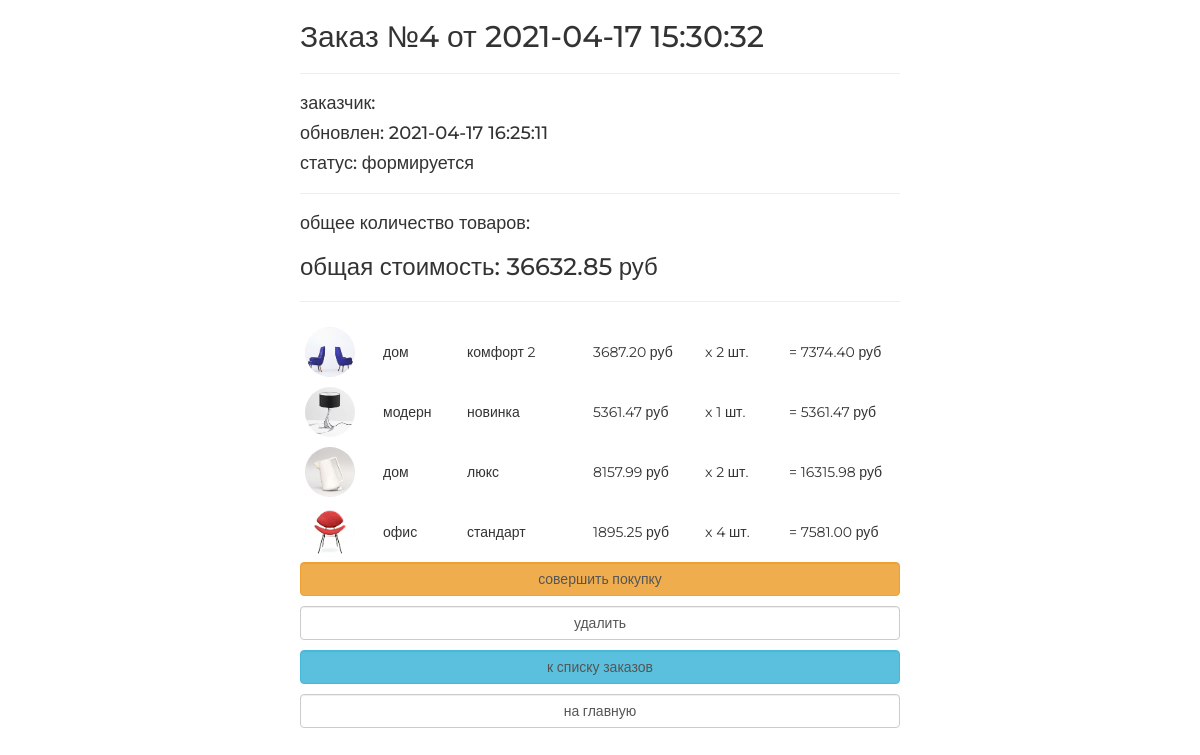
Before: /order/read/4/ with the older database file.
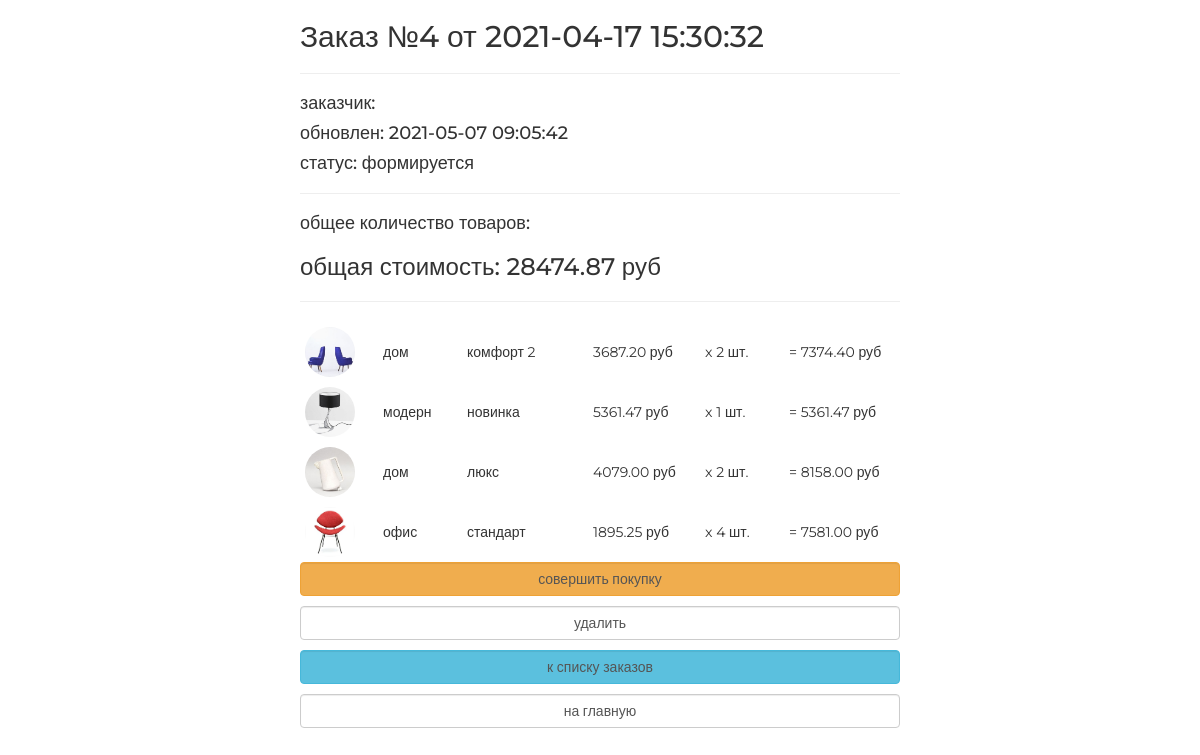
After: the same page with the newer database file.
### ordersapp/models.py (models this page shows, shortened)
class Order(models.Model):
    FORMING = 'FM'
    SENT_TO_PROCEED = 'STP'
    PROCEEDED = 'PRD'
    PAID = 'PD'
    READY = 'RDY'
    CANCEL = 'CNC'
    ORDER_STATUS_CHOICES = (
        (FORMING, 'формируется'),
        (SENT_TO_PROCEED, 'отправлен в обработку'),
        (PAID, 'оплачен'),
        (PROCEEDED, 'обрабатывается'),
        (READY, 'готов к выдаче'),
        (CANCEL, 'отменен'),
    )
    user = models.ForeignKey(settings.AUTH_USER_MODEL, on_delete=models.CASCADE)
    created = models.DateTimeField(verbose_name='создан', auto_now_add=True)
    updated = models.DateTimeField(verbose_name='изменён', auto_now=True)
    status = models.CharField(verbose_name='статус', max_length=3, choices=ORDER_STATUS_CHOICES, default=FORMING)
    is_active = models.BooleanField(db_index=True, verbose_name='активен', default=True)
    class Meta:
        ordering = ('-created',)
        verbose_name = 'заказ'
        verbose_name_plural = 'заказы'
    def get_summary(self):
        items = self.orderitems.select_related()
        return {
            'total_cost': sum(list(map(lambda x: x.quantity * x.product.price, items))),
            'total_quantity': sum(list(map(lambda x: x.quantity, items)))
        }

class OrderItem(models.Model):
    order = models.ForeignKey(Order, related_name="orderitems", on_delete=models.CASCADE)
    product = models.ForeignKey(Product, verbose_name='продукт', on_delete=models.CASCADE)
    quantity = models.PositiveIntegerField(verbose_name='количество', default=0)
    def get_product_cost(self):
        return self.product.price * self.quantity

### mainapp/models.py (models this page shows, shortened)
class Product(models.Model):
    category = models.ForeignKey(ProductCategory, on_delete=models.CASCADE)
    name = models.CharField(max_length=128, verbose_name='имя')
    image = models.ImageField(upload_to='products_images', blank=True)
    short_desc = models.CharField(max_length=64, verbose_name='краткое описание', blank=True)
    description = models.TextField(blank=True, verbose_name='описание')
    price = models.DecimalField(verbose_name='цена', max_digits=8, decimal_places=2, default=0)
    quantity = models.PositiveSmallIntegerField(verbose_name='количество на складе', default=0)
    is_active = models.BooleanField(db_index=True, verbose_name='активность', default=True)

class ProductCategory(models.Model):
    name = models.CharField(max_length=64, unique=True, verbose_name='имя')
    description = models.TextField(verbose_name='описание', blank=True)
    is_active = models.BooleanField(db_index=True, verbose_name='активность', default=True)

### ordersapp/views.py (the view)
# urls.py: path('read/<int:pk>/', ordersapp.OrderDetailView.as_view(), name='orders_detail'),
class OrderDetailView(DetailView):
    model = Order
    def get_context_data(self, **kwargs):
        context = super().get_context_data(**kwargs)
        context['title'] = 'заказ/просмотр'
        return context

### adminapp/templatetags/my_tags.py (called while the page is built)
def media_folder_products(path_to_image):
    if not path_to_image:
        path_to_image = 'products_images/default.jpg'
    return f'{settings.MEDIA_URL}{path_to_image}'

### mainapp/context_processors.py (called while the page is built)
def basket(request):
    basket_list = []
    if request.user.is_authenticated:
        basket_list = Basket.get_items(request.user)
    return {
        'basket': basket_list
    }

### ordersapp/templates/ordersapp/order_detail.html
{% extends "ordersapp/base.html" %}
{% load static %}
{% load my_tags %}
{% block content %}
    {% include 'ordersapp/includes/inc_order_summary.html' %}
    <div class="basket_list">
        {% for item in object.orderitems.select_related %}
            <div class="basket_record">
                <img class="basket_record_img" src="{{ item.product.image|media_folder_products }}"
                     alt="{{ item.product.short_desc }}">
                <span class="category_name">
                    {{ item.product.category.name }}
                </span>
                <span class="product_name">{{ item.product.name }}</span>
                <span class="product_price">
                    {{ item.product.price }}&nbspруб
                </span>
                <span class="product_quantitiy">
                    x {{ item.quantity }} шт.
                </span>
                <span class="product_cost">
                    = {{ item.get_product_cost }}&nbspруб
                </span>
            </div>
        {% endfor %}
    </div>
    {% include 'ordersapp/includes/inc_order_actions.html' %}
{% endblock %}

### ordersapp/templates/ordersapp/includes/inc_order_summary.html (shortened to what this page needs)
{% if object %}
    <div class="h2">Заказ №{{ object.pk }} от {{ object.created|date:"Y-m-d H:i:s" }}</div>
    <hr>
    <div class="h4">заказчик: {{ user.last_name }} {{ user.first_name }} </div>
    <div class="h4">обновлен: {{ object.updated|date:"Y-m-d H:i:s" }}</div>
    <div class="h4">статус: {{ object.get_status_display }}</div>
    <hr>
    {% with object_summary=object.get_summary %}
        <div class="h4">
            общее количество товаров:
        </div>
        <div class="h3">
            общая стоимость:
            <span class="order_total_cost">{{ object_summary.total_cost }}</span> руб
        </div>
    {% endwith %}
{% endif %}
<hr>

Changed rows visible on the page:
changed Order "формируется": updated "2021-04-17 16:25:11" → "2021-05-07 09:05:42"
changed through a linked row, OrderItem "люкс": product.price "8157.99" → "4079.00"; get_product_cost "16315.98" → "8158.00"
Other visible differences:
{{ object_summary.total_cost }}: "36632.85" → "28474.87"
